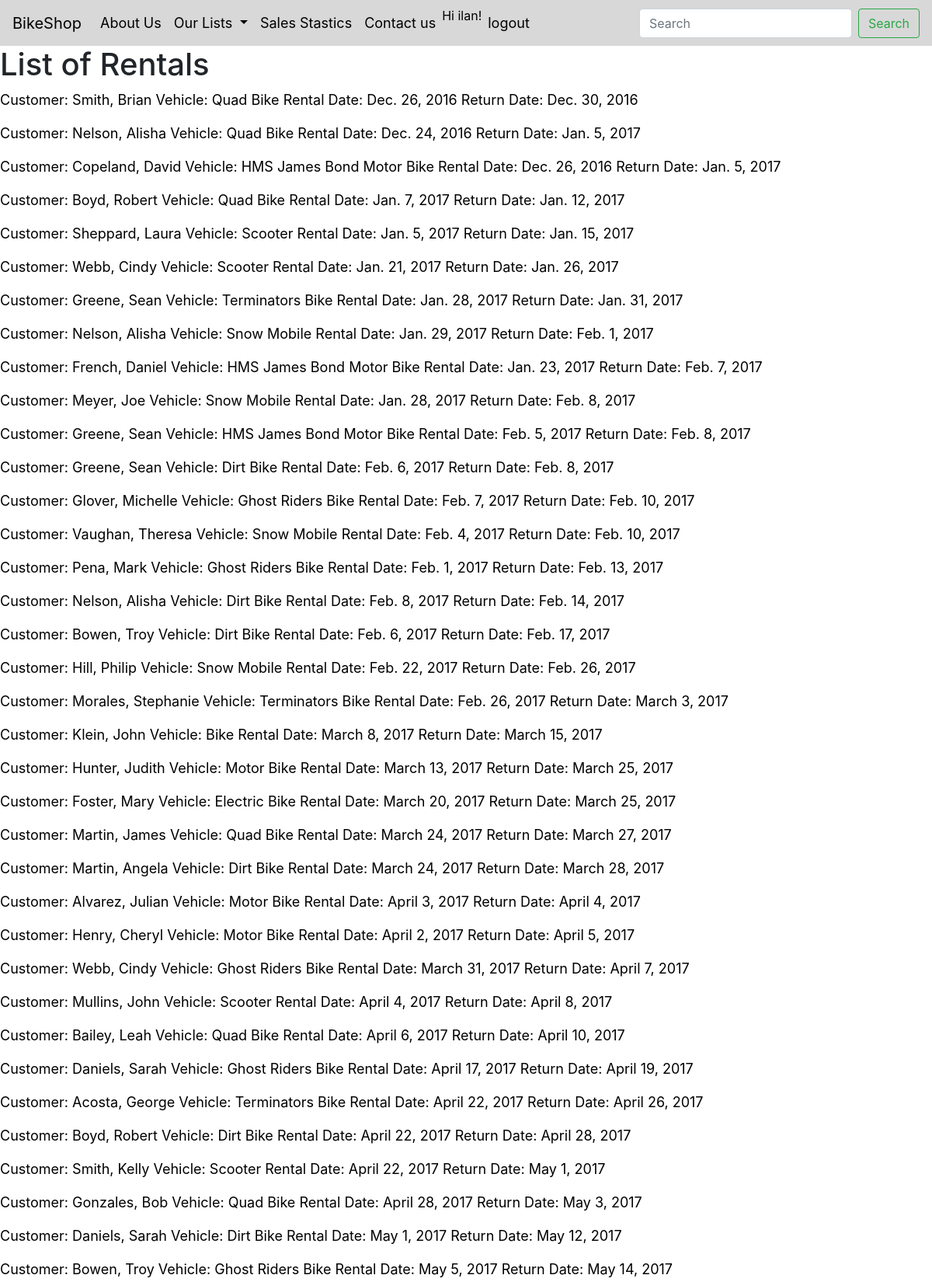
/rentals/ (signed in, upper part), run on the app's committed database.
### rent/models.py (models this page shows, shortened)
class Rental(models.Model):
    rental_date = models.DateField()
    return_date = models.DateField(null=True) #return date can  sometimes be null
    customer = models.ForeignKey(Customer, on_delete=models.CASCADE)
    vehicle = models.ForeignKey(Vehicle, on_delete=models.CASCADE)

class Customer(models.Model):
    first_name = models.CharField(max_length=30)
    last_name = models.CharField(max_length=30)
    email = models.EmailField(max_length=254)
    phone_number = models.CharField(max_length=30)
    address = models.CharField(max_length=100)
    city = models.CharField(max_length=30)
    country = models.CharField(max_length=50)

class Vehicle(models.Model):
    vehicle_type=models.ForeignKey(Vehicle_type, on_delete=models.CASCADE)
    date_created= models.DateField()
    real_cost = models.FloatField()
    size= models.ForeignKey(Vehicle_size, on_delete=models.CASCADE)

class Vehicle_type(models.Model):
    name = models.CharField(max_length=30)

### rent/views.py (the view)
# urls.py: path('rentals/', views.rentals, name='rentals'),
@login_required
def rentals(request):
    list_of_rentals = models.Rental.objects.all().order_by('return_date')
    rental_list_dict = {
    'rentals': list_of_rentals
    }
    return render(request, "rentals.html", rental_list_dict)

### rent/templates/rentals.html (shortened to what this page needs)
{% extends 'base.html' %}
{% load static %}
{% block lego %}
<h1>List of Rentals</h1>
{% for rental in rentals %}
<a class="rentallink" href="{% url 'rental_details' id=rental.customer.id %}"> <p>Customer: {{rental.customer.last_name}},   {{rental.customer.first_name}}    Vehicle: {{rental.vehicle.vehicle_type.name}}    Rental Date: {{rental.rental_date}}    Return Date: {{rental.return_date}}</p> </a>
{% endfor %}
{% endblock %}

### rent/templates/base.html (shortened to what this page needs)
<!DOCTYPE html>
<html lang="en">
<head>
    <link rel="stylesheet" href="https://stackpath.bootstrapcdn.com/bootstrap/4.4.1/css/bootstrap.min.css">
</head>
<body>
    <nav class="navbar navbar-expand-lg navbar-color">
  <a class="navbar-brand nav-linktextcolor" href="{% url 'home' %}">BikeShop</a>
  <div class="collapse navbar-collapse" id="navbarSupportedContent">
    <ul class="navbar-nav mr-auto">
      <li class="nav-item active">
        <a class="nav-link nav-linktextcolor" href="#">About Us<span class="sr-only">(current)</span></a>
      </li>
      <li class="nav-item dropdown">
        <a class="nav-link dropdown-toggle nav-linktextcolor" href="#" id="navbarDropdown" role="button" data-toggle="dropdown" aria-haspopup="true" aria-expanded="false">
          {% if request.user.is_staff %}
            Our Lists
            </a>
                <li class="nav-item active">
                    <a class="nav-link nav-linktextcolor" href="#">Sales Stastics <span class="sr-only">(current)</span></a>
              </li>
          {% endif %}
      </li>
      <li class="nav-item active">
        <a class="nav-link nav-linktextcolor" href="#">Contact us<span class="sr-only">(current)</span></a>
      </li>
      {% if user.is_authenticated %}
          <li class="nav-item active nav-linktextcolor">
              <p>Hi {{ user.username }}!</p>
          </li>
          <li class="nav-item active">
            <a class="nav-link nav-linktextcolor" href="{% url 'logout' %}">logout<span class="sr-only">(current)</span></a>
          </li>
      {% else %}
            <li class="nav-item active">
              <a class="nav-link nav-linktextcolor" href="{% url 'login' %}">Sign In<span class="sr-only">(current)</span></a>
            </li>
      {% endif %}
    </ul>
    <form class="form-inline my-2 my-lg-0">
      <input class="form-control mr-sm-2" type="search" placeholder="Search" aria-label="Search">
      <button class="btn btn-outline-success my-2 my-sm-0" type="submit">Search</button>
    </form>
  </div>
</nav>
    {% block lego %}{% endblock%}
</body>
</html>

### rent/templates/rentals.html (style rules this page uses)
.rentallink { color: black; }

### rent/templates/base.html (style rules this page uses)
a { font-size: 18px; color: white; }
.navbar-color { background: #d8d8d8; color: black; }
.nav-linktextcolor { color: black; }

### data on the page
Rental: customer.last_name "Smith", customer.first_name "Brian", vehicle.vehicle_type.name "Quad Bike", rental_date "Dec. 26, 2016", return_date "Dec. 30, 2016"
Rental: customer.last_name "Nelson", customer.first_name "Alisha", vehicle.vehicle_type.name "Quad Bike", rental_date "Dec. 24, 2016", return_date "Jan. 5, 2017"
Rental: customer.last_name "Copeland", customer.first_name "David", vehicle.vehicle_type.name "HMS James Bond Motor Bike", rental_date "Dec. 26, 2016", return_date "Jan. 5, 2017"
Rental: customer.last_name "Boyd", customer.first_name "Robert", vehicle.vehicle_type.name "Quad Bike", rental_date "Jan. 7, 2017", return_date "Jan. 12, 2017"
Rental: customer.last_name "Sheppard", customer.first_name "Laura", vehicle.vehicle_type.name "Scooter", rental_date "Jan. 5, 2017", return_date "Jan. 15, 2017"
Rental: customer.last_name "Webb", customer.first_name "Cindy", vehicle.vehicle_type.name "Scooter", rental_date "Jan. 21, 2017", return_date "Jan. 26, 2017"
Rental: customer.last_name "Greene", customer.first_name "Sean", vehicle.vehicle_type.name "Terminators Bike", rental_date "Jan. 28, 2017", return_date "Jan. 31, 2017"
Rental: customer.last_name "Nelson", customer.first_name "Alisha", vehicle.vehicle_type.name "Snow Mobile", rental_date "Jan. 29, 2017", return_date "Feb. 1, 2017"
Rental: customer.last_name "French", customer.first_name "Daniel", vehicle.vehicle_type.name "HMS James Bond Motor Bike", rental_date "Jan. 23, 2017", return_date "Feb. 7, 2017"
Rental: customer.last_name "Meyer", customer.first_name "Joe", vehicle.vehicle_type.name "Snow Mobile", rental_date "Jan. 28, 2017", return_date "Feb. 8, 2017"
Rental: customer.last_name "Greene", customer.first_name "Sean", vehicle.vehicle_type.name "HMS James Bond Motor Bike", rental_date "Feb. 5, 2017", return_date "Feb. 8, 2017"
Rental: customer.last_name "Greene", customer.first_name "Sean", vehicle.vehicle_type.name "Dirt Bike", rental_date "Feb. 6, 2017", return_date "Feb. 8, 2017"
Rental: customer.last_name "Glover", customer.first_name "Michelle", vehicle.vehicle_type.name "Ghost Riders Bike", rental_date "Feb. 7, 2017", return_date "Feb. 10, 2017"
Rental: customer.last_name "Vaughan", customer.first_name "Theresa", vehicle.vehicle_type.name "Snow Mobile", rental_date "Feb. 4, 2017", return_date "Feb. 10, 2017"
Rental: customer.last_name "Pena", customer.first_name "Mark", vehicle.vehicle_type.name "Ghost Riders Bike", rental_date "Feb. 1, 2017", return_date "Feb. 13, 2017"
Rental: customer.last_name "Nelson", customer.first_name "Alisha", vehicle.vehicle_type.name "Dirt Bike", rental_date "Feb. 8, 2017", return_date "Feb. 14, 2017"
Rental: customer.last_name "Bowen", customer.first_name "Troy", vehicle.vehicle_type.name "Dirt Bike", rental_date "Feb. 6, 2017", return_date "Feb. 17, 2017"
Rental: customer.last_name "Hill", customer.first_name "Philip", vehicle.vehicle_type.name "Snow Mobile", rental_date "Feb. 22, 2017", return_date "Feb. 26, 2017"
Rental: customer.last_name "Morales", customer.first_name "Stephanie", vehicle.vehicle_type.name "Terminators Bike", rental_date "Feb. 26, 2017", return_date "March 3, 2017"
Rental: customer.last_name "Klein", customer.first_name "John", vehicle.vehicle_type.name "Bike", rental_date "March 8, 2017", return_date "March 15, 2017"
Rental: customer.last_name "Hunter", customer.first_name "Judith", vehicle.vehicle_type.name "Motor Bike", rental_date "March 13, 2017", return_date "March 25, 2017"
Rental: customer.last_name "Foster", customer.first_name "Mary", vehicle.vehicle_type.name "Electric Bike", rental_date "March 20, 2017", return_date "March 25, 2017"
Rental: customer.last_name "Martin", customer.first_name "James", vehicle.vehicle_type.name "Quad Bike", rental_date "March 24, 2017", return_date "March 27, 2017"
Rental: customer.last_name "Martin", customer.first_name "Angela", vehicle.vehicle_type.name "Dirt Bike", rental_date "March 24, 2017", return_date "March 28, 2017"
Rental: customer.last_name "Alvarez", customer.first_name "Julian", vehicle.vehicle_type.name "Motor Bike", rental_date "April 3, 2017", return_date "April 4, 2017"
Rental: customer.last_name "Henry", customer.first_name "Cheryl", vehicle.vehicle_type.name "Motor Bike", rental_date "April 2, 2017", return_date "April 5, 2017"
Rental: customer.last_name "Webb", customer.first_name "Cindy", vehicle.vehicle_type.name "Ghost Riders Bike", rental_date "March 31, 2017", return_date "April 7, 2017"
Rental: customer.last_name "Mullins", customer.first_name "John", vehicle.vehicle_type.name "Scooter", rental_date "April 4, 2017", return_date "April 8, 2017"
Rental: customer.last_name "Bailey", customer.first_name "Leah", vehicle.vehicle_type.name "Quad Bike", rental_date "April 6, 2017", return_date "April 10, 2017"
Rental: customer.last_name "Daniels", customer.first_name "Sarah", vehicle.vehicle_type.name "Ghost Riders Bike", rental_date "April 17, 2017", return_date "April 19, 2017"
Rental: customer.last_name "Acosta", customer.first_name "George", vehicle.vehicle_type.name "Terminators Bike", rental_date "April 22, 2017", return_date "April 26, 2017"
Rental: customer.last_name "Boyd", customer.first_name "Robert", vehicle.vehicle_type.name "Dirt Bike", rental_date "April 22, 2017", return_date "April 28, 2017"
Rental: customer.last_name "Smith", customer.first_name "Kelly", vehicle.vehicle_type.name "Scooter", rental_date "April 22, 2017", return_date "May 1, 2017"
Rental: customer.last_name "Gonzales", customer.first_name "Bob", vehicle.vehicle_type.name "Quad Bike", rental_date "April 28, 2017", return_date "May 3, 2017"
Rental: customer.last_name "Daniels", customer.first_name "Sarah", vehicle.vehicle_type.name "Dirt Bike", rental_date "May 1, 2017", return_date "May 12, 2017"
Rental: customer.last_name "Bowen", customer.first_name "Troy", vehicle.vehicle_type.name "Ghost Riders Bike", rental_date "May 5, 2017", return_date "May 14, 2017"

### other printed values
{{ user.username }} "ilan"
